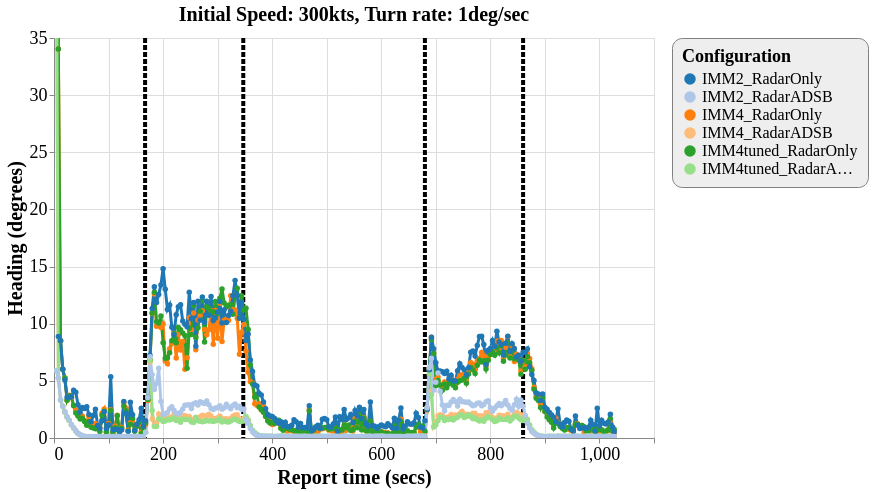

Express this chart as Vega-Lite.
### Vega-Lite specification from a JSON file in a GitHub repository (floating-point values rounded to 4 significant figures; data arrays with more than 128 entries replaced by an {"elided": "..."} marker saying what was removed)
{"config": {"view": {"continuousWidth": 600, "continuousHeight": 400}, "axisX": {"labelFontSize": 18, "titleFontSize": 20}, "axisY": {"labelFontSize": 18, "titleFontSize": 20}, "font": "Times New Roman", "legend": {"cornerRadius": 10, "fillColor": "#EEEEEE", "labelFontSize": 16, "padding": 10, "strokeColor": "gray", "titleFontSize": 18}, "title": {"fontSize": 20}}, "layer": [{"data": {"name": "data-bbfb65b5b5de1db213f6752e54b22648"}, "mark": {"type": "rule", "strokeDash": [5, 2], "strokeWidth": 4}, "encoding": {"color": {"type": "nominal", "field": "color", "scale": null}, "x": {"type": "quantitative", "field": "tt"}}}, {"data": {"name": "data-ea7a145d8f530dba85aaaa95c51c8285"}, "mark": {"type": "line", "point": true, "strokeWidth": 3}, "encoding": {"color": {"type": "ordinal", "field": "config", "scale": {"scheme": "category20"}, "sort": ["IMM2_RadarOnly", "IMM2_RadarADSB", "IMM4_RadarOnly", "IMM4_RadarADSB", "IMM4tuned_RadarOnly", "IMM4tuned_RadarADSB"], "title": "Configuration"}, "x": {"type": "quantitative", "field": "time", "title": "Report time (secs)"}, "y": {"type": "quantitative", "field": "rmse_hdg", "scale": {"domain": [0, 35], "zero": false}, "title": "Heading (degrees)"}}, "selection": {"selector113": {"type": "interval", "bind": "scales", "encodings": ["x", "y"]}}, "title": "Initial Speed: 300kts, Turn rate: 1deg/sec"}], "$schema": "https://vega.github.io/schema/vega-lite/v4.8.1.json", "datasets": {"data-bbfb65b5b5de1db213f6752e54b22648": [{"tt": 167, "color": "black"}, {"tt": 347, "color": "black"}, {"tt": 680, "color": "black"}, {"tt": 860, "color": "black"}], "data-ea7a145d8f530dba85aaaa95c51c8285": {"elided": "1541 records"}}}
